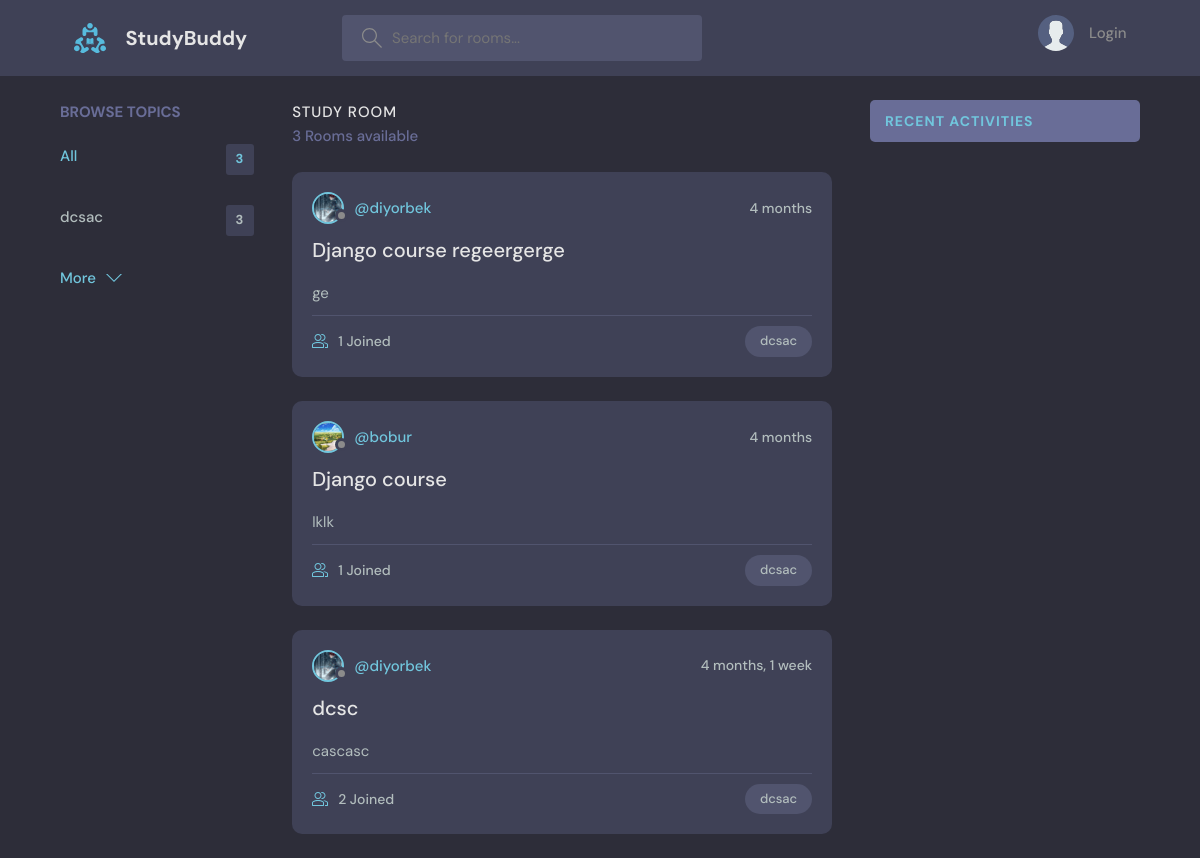
Before: / with the older database file.
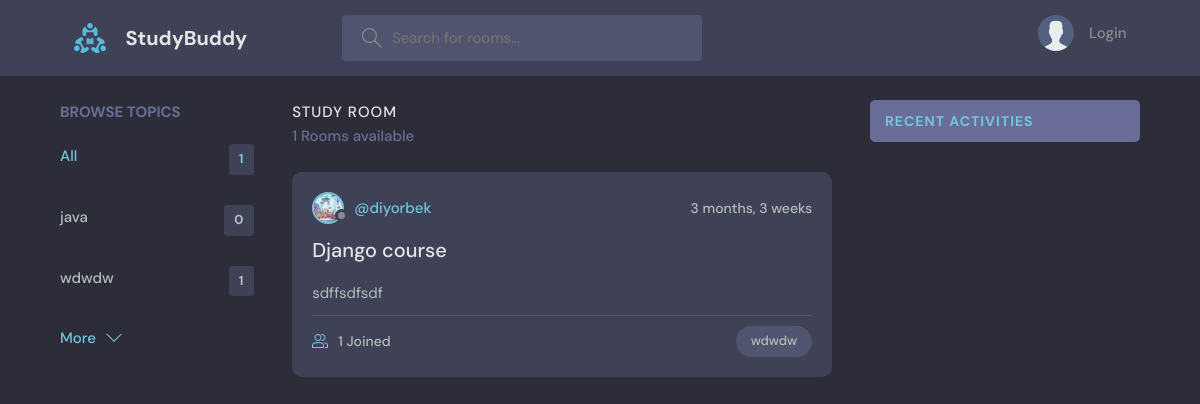
After: the same page with the newer database file.
### baseapp/models.py (models this page shows, shortened)
class Category(models.Model):
    cat_name = models.CharField(max_length=150)
    class Meta:
        verbose_name_plural = "Categories"
        verbose_name = "Category"
        ordering = ["cat_name"]

class RommModel(models.Model):
    user = models.ForeignKey(User, on_delete=models.CASCADE, null=True)
    title = models.CharField(max_length=200)
    content = models.TextField()
    category = models.ForeignKey(Category, on_delete=models.PROTECT, null=True)
    participants = models.ManyToManyField(User, related_name='ptns', null=True, blank=True)
    created = models.DateTimeField(auto_now_add=True)
    update = models.DateTimeField(auto_now=True)
    class Meta:
        ordering = ['-created', '-update']

class User(AbstractUser):
    avatar = models.ImageField(upload_to='avas/', blank=True, null=True)
    bio = models.TextField('Bio', blank=True, null=True)

### baseapp/views.py (the view)
# urls.py: path('', index, name="home"),
def index(request):
    cats = Category.objects.all()[:3]
    rms = RommModel.objects.all()
    msg = Messages.objects.filter(res_active=True)[:4]
    if request.GET.get('search'):
        rms = RommModel.objects.filter(
            Q(title__icontains=request.GET.get('search')) |
            Q(content__icontains=request.GET.get('search')) |
            Q(category__cat_name__icontains=request.GET.get('search')))
    contex = {"rms": rms, 'cats': cats, 'msg': msg, 'cnt': rms.count}
    return render(request, 'theme/index.html', contex)

### templates/theme/index.html (shortened to what this page needs)
{% extends 'theme/base.html' %}
{% load static %}
{% block content %}
    <main class="layout layout--3">
      <div class="container">
        {% include 'theme/topics_cont.html' %}
        <div class="roomList">
          <div class="roomList__header">
            <div>
              <h2>Study Room</h2>
              <p>{{ rms.count }} Rooms available</p>
            </div>
          </div>
          {% for rm in rms %}
          <div class="roomListRoom">
            <div class="roomListRoom__header">
              <a href="{% url 'profile' rm.user.pk %}" class="roomListRoom__author">
                <div class="avatar avatar--small">
                  <img src="{{rm.user.avatar.url}}" />
                </div>
                <span>@{{rm.user.username}}</span>
              </a>
              <div class="roomListRoom__actions">
                <span>{{rm.created | timesince}}</span>
              </div>
            </div>
            <div class="roomListRoom__content">
              <a href="{% url 'room-detail' rm.pk %}">{{ rm.title }}</a>
              <p>
                {{rm.content}}
              </p>
            </div>
            <div class="roomListRoom__meta">
              <a href="{% url 'room-detail' rm.pk %}" class="roomListRoom__joined">
                {{rm.participants.count}} Joined
              </a>
              <p class="roomListRoom__topic">{{rm.category.cat_name}}</p>
            </div>
          </div>
          {% endfor %}
        </div>
        {% include 'theme/activities.html' %}
      </div>
    </main>
  {% endblock content %}

### templates/theme/base.html (shortened to what this page needs)
{% load static  %}
<!DOCTYPE html>
<html lang="en">
  <head>
    <link rel="stylesheet" href="{% static 'css/style.css' %}" />
  </head>
<body>
  {% include 'theme/navbar.html' %}
  {% block content %}
  {% endblock content %}
</body>
</html>

### templates/theme/navbar.html (shortened to what this page needs)
{% load static %}
<header class="header header--loggedIn">
      <div class="container">
        <a href="{{ request.META.HTTP_REFERER }}" class="header__logo">
          <img src="{% static 'assets/logo.svg' %}" />
          <h1>StudyBuddy</h1>
        </a>
        <form class="header__search" method="get">
          <label>
            <input placeholder="Search for rooms..." name="search" />
          </label>
        </form>
        <nav class="header__menu">
          {% if request.user.is_authenticated %}
          <div class="header__user">
            <a href="{% url 'profile' request.user.pk %}">
              <div class="avatar avatar--medium active">
                {% if request.user.avatar %}
                <img src="{{ request.user.avatar.url }}">
                {% endif %}
              </div>
              <p>{{ request.user.last_name }}<span> @{{request.user.username}} </span></p>
            </a>
            <button class="dropdown-button">
              <svg version="1.1" xmlns="http://www.w3.org/2000/svg" width="32" height="32" viewBox="0 0 32 32">
                <title>chevron-down</title>
                <path d="M16 21l-13-13h-3l16 16 16-16h-3l-13 13z"></path>
              </svg>
            </button>
          </div>
          <div class="dropdown-menu">
            <a href="{% url 'settings' request.user.pk %}" class="dropdown-link"
            ><svg version="1.1" xmlns="http://www.w3.org/2000/svg" width="32" height="32" viewBox="0 0 32 32">
              <title>tools</title>
              <path
                      d="M27.465 32c-1.211 0-2.35-0.471-3.207-1.328l-9.392-9.391c-2.369 0.898-4.898 0.951-7.355 0.15-3.274-1.074-5.869-3.67-6.943-6.942-0.879-2.682-0.734-5.45 0.419-8.004 0.135-0.299 0.408-0.512 0.731-0.572 0.32-0.051 0.654 0.045 0.887 0.277l5.394 5.395 3.586-3.586-5.394-5.395c-0.232-0.232-0.336-0.564-0.276-0.887s0.272-0.596 0.572-0.732c2.552-1.152 5.318-1.295 8.001-0.418 3.274 1.074 5.869 3.67 6.943 6.942 0.806 2.457 0.752 4.987-0.15 7.358l9.392 9.391c0.844 0.842 1.328 2.012 1.328 3.207-0 2.5-2.034 4.535-4.535 4.535zM15.101 19.102c0.26 0 0.516 0.102 0.707 0.293l9.864 9.863c0.479 0.479 1.116 0.742 1.793 0.742 1.398 0 2.535-1.137 2.535-2.535 0-0.668-0.27-1.322-0.742-1.793l-9.864-9.863c-0.294-0.295-0.376-0.74-0.204-1.119 0.943-2.090 1.061-4.357 0.341-6.555-0.863-2.631-3.034-4.801-5.665-5.666-1.713-0.561-3.468-0.609-5.145-0.164l4.986 4.988c0.391 0.391 0.391 1.023 0 1.414l-5 5c-0.188 0.188-0.441 0.293-0.707 0.293s-0.52-0.105-0.707-0.293l-4.987-4.988c-0.45 1.682-0.397 3.436 0.164 5.146 0.863 2.631 3.034 4.801 5.665 5.666 2.2 0.721 4.466 0.604 6.555-0.342 0.132-0.059 0.271-0.088 0.411-0.088z"
              ></path>
            </svg>
              Settings</a
            >
            <a href="{% url 'logout' %}" class="dropdown-link"
            ><svg version="1.1" xmlns="http://www.w3.org/2000/svg" width="32" height="32" viewBox="0 0 32 32">
              <title>sign-out</title>
              <path
                      d="M3 0h22c0.553 0 1 0 1 0.553l-0 3.447h-2v-2h-20v28h20v-2h2l0 3.447c0 0.553-0.447 0.553-1 0.553h-22c-0.553 0-1-0.447-1-1v-30c0-0.553 0.447-1 1-1z"
              ></path>
              <path
                      d="M21.879 21.293l1.414 1.414 6.707-6.707-6.707-6.707-1.414 1.414 4.293 4.293h-14.172v2h14.172l-4.293 4.293z"
              ></path>
            </svg>
              Logout</a
            >
          </div>
          {% else %}
           <a href="{% url 'login'  %}">
            <img src="{% static './assets/avatar.svg'%}" />
            <p>Login</p>
          </a>
          {% endif %}
        </nav>
      </div>
    </header>

### templates/theme/topics_cont.html
<div class="topics">
          <div class="topics__header">
            <h2>Browse Topics</h2>
          </div>
          <ul class="topics__list">
            <li>
              <a href="{% url 'home' %}" class="active">All <span>{{ cnt }}</span></a>
            </li>
            {% for cat in cats %}
            <li>
              <a href="/?search={{cat.cat_name}}">{{ cat.cat_name }}<span>{{cat.rommmodel_set.count }}</span></a>
            </li>
            {% endfor %}
          </ul>
          <a class="btn btn--link" href="{% url 'cats' %}">
            More
            <svg version="1.1" xmlns="http://www.w3.org/2000/svg" width="32" height="32" viewBox="0 0 32 32">
              <title>chevron-down</title>
              <path d="M16 21l-13-13h-3l16 16 16-16h-3l-13 13z"></path>
            </svg>
          </a>
        </div>

### templates/theme/activities.html (shortened to what this page needs)
<div class="activities">
          <div class="activities__header">
            <a href="{% url 'recent-active' %}"><h2>Recent Activities</h2></a>
          </div>
        </div>

Changed rows visible on the page:
removed RommModel: user.avatar (picture), user.username "diyorbek", created "4 months", title "Django course regeergerge", content "ge", participants.count "1", category.cat_name "dcsac"
removed RommModel: user.avatar (picture), user.username "bobur", created "4 months", title "Django course", content "lklk", participants.count "1", category.cat_name "dcsac"
added Category: cat_name "java", rommmodel_set.count "0"
changed Category: cat_name "dcsac" → "wdwdw"; rommmodel_set.count "3" → "1"
changed RommModel "diyorbek": user.avatar: a different picture; created "4 months, 1 week" → "3 months, 3 weeks"; title "dcsc" → "Django course"; content "cascasc" → "sdffsdfsdf"; participants.count "2" → "1"; category.cat_name "dcsac" → "wdwdw"
Other visible differences:
{{ cnt }}: "3" → "1"
{{ rms.count }}: "3" → "1"
